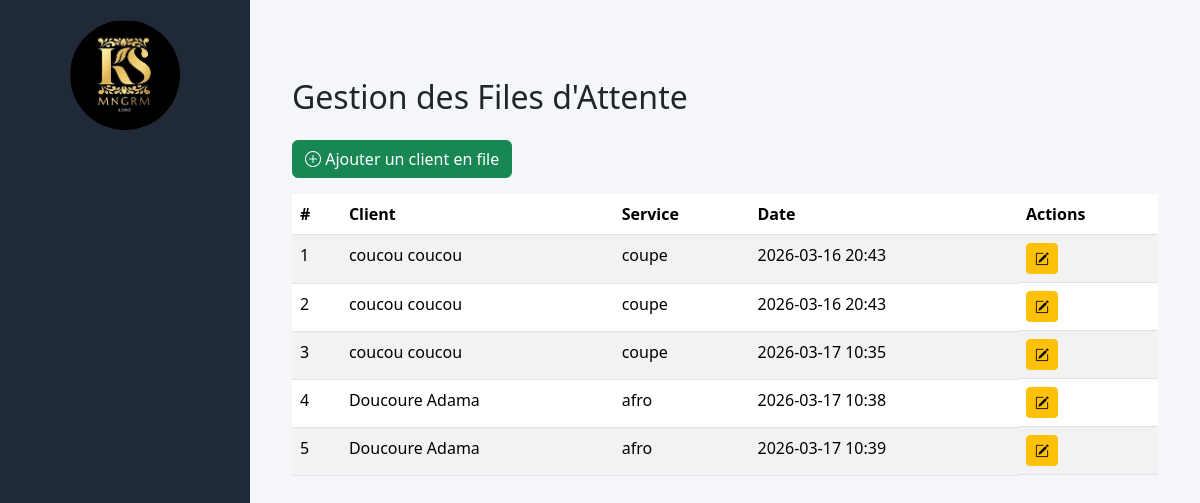
The app's page /file-attente/ with its own data.
### barbershop/models.py (models this page shows, shortened)
class SalonSettings(models.Model):
    nom_salon = models.CharField(max_length=100)
    adresse = models.CharField(max_length=255, blank=True, null=True)
    telephone = models.CharField(max_length=20, blank=True, null=True)
    email = models.EmailField(blank=True, null=True)
    logo = models.ImageField(upload_to='logos/', blank=True, null=True)
    couleur_theme = models.CharField(max_length=7, default="#0d6efd")  # couleur bootstrap
    heures_ouverture = models.CharField(max_length=100, blank=True, null=True)
    description = models.TextField(blank=True, null=True)

class FileAttente(models.Model):
    STATUS_CHOICES = [
        ('en_file', 'En File'),
        ('termine', 'Terminé'),
    ]
    client = models.ForeignKey(Client, on_delete=models.CASCADE)
    service = models.ForeignKey(Service, on_delete=models.CASCADE)
    date_creation = models.DateTimeField(default=timezone.now)
    status = models.CharField(
        max_length=20,
        choices=[('en_file','En File'), ('sorti','Sorti')],
        default='en_file'
    )
    date_creation = models.DateTimeField(default=timezone.now)
    paiement_effectue = models.BooleanField(default=False)  # <-- nouveau champ

class Client(models.Model):
    nom = models.CharField(max_length=100)
    prenom = models.CharField(max_length=100)
    telephone = models.CharField(max_length=20)
    adresse = models.CharField(max_length=200, blank=True, null=True)
    date_inscription = models.DateTimeField(default=timezone.now)
    def __str__(self):
        return f"{self.nom} {self.prenom}"

class Service(models.Model):
    nom = models.CharField(max_length=100)
    image = models.ImageField(upload_to='services/', blank=True, null=True)
    prix = models.DecimalField(max_digits=8, decimal_places=2)
    def __str__(self):
        return self.nom

### barbershop/views.py (the view, shortened to what this page needs)
# urls.py: path('file-attente/',views.file_attente_crud, name='file_attente_crud'),
def file_attente_crud(request):
    files = FileAttente.objects.all()
    files_en_file = files.filter(status='en_file')
    clients_en_file = files_en_file.values_list('client_id', flat=True)
    clients = Client.objects.exclude(id__in=clients_en_file)
    services = Service.objects.all()
    if request.method == "DELETE":
        body = json.loads(request.body)
        file_id = body.get("file_id")
        file_obj = get_object_or_404(FileAttente, id=file_id)
        file_obj.delete()
        return JsonResponse({"status": "deleted", "file_id": file_id})
    return render(request, "file_attente/file_attente_crud.html", {
        "files": files,
        "clients": clients,
        "services": services
    })

### barbershop/context_processors.py (called while the page is built)
def salon_settings(request):
    salon = SalonSettings.objects.first()
    return {'salon': salon}

### barbershop/templates/file_attente/file_attente_crud.html (shortened to what this page needs)
{% extends "base.html" %}
{% block content %}
<div class="container mt-5">
    <h2 class="mb-4">Gestion des Files d'Attente</h2>
    <button class="btn btn-success mb-3" data-bs-toggle="modal" data-bs-target="#modalAjouterFile">
        <i class="bi bi-plus-circle"></i> Ajouter un client en file
    </button>
    <div class="table-responsive">
        <table class="table table-striped table-hover" id="tableFiles">
            <thead>
                <tr>
                    <th>#</th>
                    <th>Client</th>
                    <th>Service</th>
                    <th>Date</th>
                    <th>Actions</th>
                </tr>
            </thead>
            <tbody>
                {% for f in files|dictsort:"date_creation" %}
                <tr>
                    <td>{{ forloop.counter }}</td>
                    <td>{{ f.client }}</td>
                    <td>{{ f.service }}</td>
                    <td>{{ f.date_creation|date:"Y-m-d H:i" }}</td>
                    <td class="d-flex gap-1">
                        <button class="btn btn-sm btn-warning edit-btn"
                                data-id="{{ f.id }}"
                                data-client="{{ f.client.id }}"
                                data-service="{{ f.service.id }}"
                                {% if f.status != 'en_file' %}disabled{% endif %}>
                            <i class="bi bi-pencil-square"></i>
                        </button>
                    </td>
                </tr>
                {% empty %}
                <tr>
                    <td colspan="5" class="text-center">Aucun client en file pour le moment</td>
                </tr>
                {% endfor %}
            </tbody>
        </table>
    </div>
</div>
{% endblock %}

### barbershop/templates/base.html (shortened to what this page needs)
{% load static %}
<!DOCTYPE html>
<html lang="fr">
<head>
<link href="https://cdn.jsdelivr.net/npm/bootstrap@5.3.2/dist/css/bootstrap.min.css" rel="stylesheet">
<link href="https://cdn.jsdelivr.net/npm/bootstrap-icons@1.11.1/font/bootstrap-icons.css" rel="stylesheet">
</head>
<body>
<div class="sidebar">
<div class="logo">
{% if salon and salon.logo %}
<img src="{{ salon.logo.url }}" alt="Logo">
{% else %}
<img src="{% static 'logos/default_logo.png' %}" alt="Logo">
{% endif %}
</div>
</div>
<div class="main">
{% block content %}
{% endblock %}
</div>
</body>
</html>

### barbershop/templates/base.html (style rules this page uses)
body { margin:0; background:#f4f6f9; font-family:Segoe UI; }
.sidebar { width:250px; height:100vh; position:fixed; left:0; top:0; background:#1f2937; color:white; display:flex; flex-direction:column; padding-top:20px; transition:0.3s; z-index:1000; overflow-y:auto; }
.logo { text-align:center; margin-bottom:20px; }
.logo img { width:110px; height:110px; border-radius:50%; object-fit:cover; }
.main { margin-left:250px; padding:30px; }

### records on screen
SalonSettings: logo (picture)
FileAttente: client "coucou coucou", service "coupe", date_creation "2026-03-16 20:43"
FileAttente: client "coucou coucou", service "coupe", date_creation "2026-03-16 20:43"
FileAttente: client "coucou coucou", service "coupe", date_creation "2026-03-17 10:35"
FileAttente: client "Doucoure Adama", service "afro", date_creation "2026-03-17 10:38"
FileAttente: client "Doucoure Adama", service "afro", date_creation "2026-03-17 10:39"
